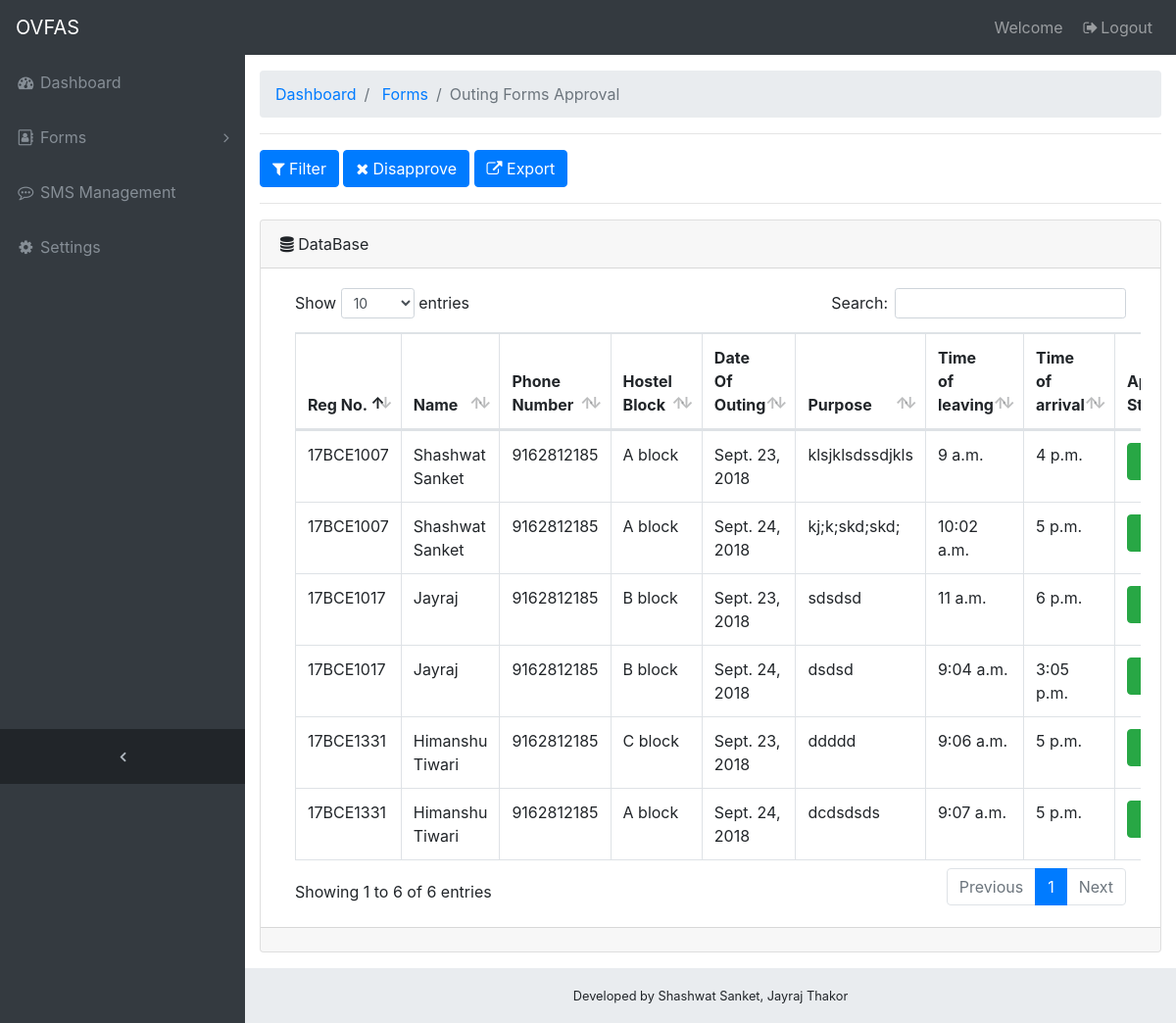
/ov/outingapproval/, run on the app's committed database.
### ov/models.py (models this page shows, shortened)
class OutingForm(models.Model):
    reg_no_regex = RegexValidator(regex=r'\d{2}[a-zA-Z]{3}\d{4}', message="Registation number should be like 17BCE1007")
    registration_no=models.CharField(validators=[reg_no_regex],max_length=9)
    name=models.CharField(max_length=100)
    mess_type=models.CharField(max_length=100)
    phone_regex = RegexValidator(regex=r'^\d{10}$', message="Phone number should be up to 10 digits only")
    student_phone_number=models.CharField(validators=[phone_regex],max_length=13,default='')
    parent_phone_number=models.CharField(validators=[phone_regex],max_length=13,default='')
    hostel_block=models.ForeignKey(HostelBlock,on_delete=models.SET_NULL,null=True)
    date_of_outing=models.DateField(null=True)
    time_of_leaving=models.TimeField(blank=False)
    time_of_arrival=models.TimeField(blank=False)
    viiting_address=models.TextField()
    purpose_of_leaving=models.CharField(max_length=250)
    permanent_address=models.TextField()
    is_approved=models.BooleanField(default=False)

class HostelBlock(models.Model):
    block_name=models.CharField(max_length=100)
    def __str__(self):
        return(self.block_name)

### ov/views.py (the view)
# urls.py: path('outingapproval/',views.OutingApproval,name="outing-approval"),
def OutingApproval(request):
    forms=OutingForm.objects.filter(is_approved=False)
    p_ids=[i.id for i in forms]
    p_ids=str(p_ids)
    context={
        'forms':forms,
        'p_ids':p_ids,
    }
    return render(request,'ov/outingformview.html',context)

### ov/templates/ov/outingformview.html (shortened to what this page needs)
{% extends 'ov/base1.html' %}
{% block body %}
<div class="content-wrapper">
<div class="container-fluid">
    <ol class="breadcrumb">
        <li class="breadcrumb-item">
          <a href="{% url 'ov:warden' %}">Dashboard</a>
        </li>
        <li class="breadcrumb-item">
          <a href="{% url 'ov:warden' %}">Forms</a>
        </li>
        <li class="breadcrumb-item active">Outing Forms Approval</li>
      </ol>
      <hr>
      <a class="btn btn-primary btn-md" href="{% url 'ov:filter-forms'%}" ><span class="fa fa-filter"></span> Filter</a>  <a class="btn btn-primary btn-md" href="{% url 'ov:outing-dapproval'%}" ><span class="fa fa-close"></span> Disapprove</a> <a class="btn btn-primary btn-md" href="{% url 'ov:export-outing' p_ids %}" ><span class="fa fa-external-link"></span> Export</a>
      <hr>
      <div class="card mb-3">
        <div class="card-header">
          <i class="fa fa-database"></i> DataBase
        </div>
          <div class="card-body">
          <div class="table-responsive">
            <table class="table table-bordered" id="dataTable" width="100%" cellspacing="0">
              <thead>
                <tr>
                  <th>Reg No.</th>
                  <th>Name</th>
                  <th>Phone Number</th>
                  <th>Hostel Block</th>
                  <th>Date Of Outing</th>
                  <th>Purpose</th>
                  <th>Time of leaving</th>
                  <th>Time of arrival</th>
                  <th>Approve Status</th>
                </tr>
              </thead>
              <tbody>
                {% for i in forms %}
                <tr id="{{i.pk}}">
                  <td>{{i.registration_no}}</td>
                  <td>{{i.name}}</td>
                  <td>{{i.student_phone_number}}</td>
                  <td>{{i.hostel_block}}</td>
                  <td>{{i.date_of_outing}}</td>
                  <td>{{i.purpose_of_leaving}}</td>
                  <td>{{i.time_of_leaving}}</td>
                  <td>{{i.time_of_arrival}}</td>
                  <td id="approve"><button class="btn btn-success btn-md" id="to_approve{{i.pk}}" value="{{i.pk}}"> Approve</button></td>
                </tr>
                {% endfor %}
              </tbody>
            </table>
          </div>
      </div>
      <div class="card-footer small text-muted" id="total"></div>
    </div>
</div>
</div>
{% endblock%}

### ov/templates/ov/base1.html (shortened to what this page needs)
<!DOCTYPE html>
<html lang="en">
<head>
  {% load staticfiles %}
  <link href='{% static "vendor/bootstrap/css/bootstrap.min.css" %}' rel="stylesheet">
  <link href='{% static "vendor/font-awesome/css/font-awesome.min.css" %}' rel="stylesheet" type="text/css">
  <link href='{% static "vendor/datatables/dataTables.bootstrap4.css" %}' rel="stylesheet">
  <link href='{% static "css/sb-admin.css" %}' rel="stylesheet">
</head>
<body class="fixed-nav sticky-footer bg-dark" id="page-top">
  <nav class="navbar navbar-expand-lg navbar-dark bg-dark fixed-top" id="mainNav">
    <a class="navbar-brand" href="{% url 'ov:warden' %}">OVFAS</a>
    <div class="collapse navbar-collapse" id="navbarResponsive">
      <ul class="navbar-nav navbar-sidenav" id="exampleAccordion">
        <li class="nav-item" data-toggle="tooltip" data-placement="right" title="Dashboard">
          <a class="nav-link" href="{% url 'ov:warden' %}">
            <i class="fa fa-fw fa-dashboard"></i>
            <span class="nav-link-text">Dashboard</span>
          </a>
        </li>
        <li class="nav-item" data-toggle="tooltip" data-placement="right" title="Contact Management">
          <a class="nav-link nav-link-collapse collapsed" data-toggle="collapse" href="#collapseComponents1" data-parent="#exampleAccordion">
            <i class="fa fa-fw fa fa-address-book-o"></i>
            <span class="nav-link-text">Forms</span>
          </a>
        </li>
        <li class="nav-item" data-toggle="tooltip" data-placement="right" title="Tables">
          <a class="nav-link" href="#">
            <i class="fa fa-fw fa fa-commenting-o"></i>
            <span class="nav-link-text">SMS Management</span>
          </a>
        </li>
        <li class="nav-item" data-toggle="tooltip" data-placement="right" title="Tables">
          <a class="nav-link" href="#">
            <i class="fa fa-fw fa-cog"></i>
            <span class="nav-link-text">Settings</span>
          </a>
        </li>
      </ul>
      <ul class="navbar-nav sidenav-toggler">
        <li class="nav-item">
          <a class="nav-link text-center" id="sidenavToggler">
            <i class="fa fa-fw fa-angle-left"></i>
          </a>
        </li>
      </ul>
      <ul class="navbar-nav ml-auto">
        <li class="nav-item">
          <a class="nav-link" data-toggle="modal" data-target="#exampleModal">
              Welcome &nbsp;&nbsp;&nbsp;<i class="fa fa-fw fa-sign-out"></i>Logout</a>
        </li>
      </ul>
    </div>
  </nav>
    <footer class="sticky-footer">
      <div class="container">
        <div class="text-center">
          <small>Developed by Shashwat Sanket, Jayraj Thakor</small>
        </div>
      </div>
    </footer>
    {% block body %}
{% endblock %}
</body>
</html>

### ov/templates/ov/form-template1.html (shortened to what this page needs)
{% load widget_tweaks %}

### ov/static/css/sb-admin.css (style rules this page uses)
html { position: relative; min-height: 100%; }
body { overflow-x: hidden; }
body.sticky-footer { margin-bottom: 56px; }
body.sticky-footer .content-wrapper { min-height: calc(100vh - 56px - 56px); }
body.fixed-nav { padding-top: 56px; }
.content-wrapper { min-height: calc(100vh - 56px); padding-top: 1rem; }
#mainNav .navbar-collapse { overflow: auto; max-height: 75vh; }
#mainNav .navbar-collapse .navbar-nav .nav-item .nav-link { cursor: pointer; }
#mainNav .navbar-collapse .navbar-sidenav .nav-link-collapse:after { float: right; content: '\f107'; font-family: 'FontAwesome'; }
#mainNav .navbar-collapse .navbar-sidenav .nav-link-collapse.collapsed:after { content: '\f105'; }
#mainNav .navbar-collapse .sidenav-toggler { display: none; }
@media (min-width: 992px) { #mainNav .navbar-brand { width: 250px; } }
@media (min-width: 992px) { #mainNav .navbar-collapse { overflow: visible; max-height: none; } }
@media (min-width: 992px) { #mainNav .navbar-collapse .navbar-sidenav { position: absolute; top: 0; left: 0; -webkit-flex-direction: column; -ms-flex-direction: column; flex-direction: column; margin-top: 56px; } }
@media (min-width: 992px) { #mainNav .navbar-collapse .navbar-sidenav > .nav-item { width: 250px; padding: 0; } }
@media (min-width: 992px) { #mainNav .navbar-collapse .navbar-sidenav > .nav-item > .nav-link { padding: 1em; } }
#mainNav.fixed-top .sidenav-toggler { display: none; }
@media (min-width: 992px) { #mainNav.fixed-top .navbar-sidenav { height: calc(100vh - 112px); } }
@media (min-width: 992px) { #mainNav.fixed-top .sidenav-toggler { position: absolute; top: 0; left: 0; display: flex; -webkit-flex-direction: column; -ms-flex-direction: column; flex-direction: column; margin-top: calc(100vh - 56px); } }
@media (min-width: 992px) { #mainNav.fixed-top .sidenav-toggler > .nav-item { width: 250px; padding: 0; } }
@media (min-width: 992px) { #mainNav.fixed-top .sidenav-toggler > .nav-item > .nav-link { padding: 1em; } }
#mainNav.fixed-top.navbar-dark .sidenav-toggler { background-color: #212529; }
#mainNav.fixed-top.navbar-dark .sidenav-toggler a i { color: #adb5bd; }
.content-wrapper { overflow-x: hidden; background: white; }
@media (min-width: 992px) { .content-wrapper { margin-left: 250px; } }
#sidenavToggler i { font-weight: 800; }
#mainNav.navbar-dark .navbar-collapse .navbar-sidenav .nav-link-collapse:after { color: #868e96; }
#mainNav.navbar-dark .navbar-collapse .navbar-sidenav > .nav-item > .nav-link { color: #868e96; }
@media (min-width: 992px) { #mainNav.navbar-dark .navbar-collapse .navbar-sidenav { background: #343a40; } }
footer.sticky-footer { position: absolute; right: 0; bottom: 0; width: 100%; height: 56px; background-color: #e9ecef; line-height: 55px; }
@media (min-width: 992px) { footer.sticky-footer { width: calc(100% - 250px); } }

### data on the page
OutingForm: registration_no "17BCE1007", name "Shashwat Sanket", student_phone_number "9162812185", hostel_block "A block", date_of_outing "Sept. 23, 2018", purpose_of_leaving "klsjklsdssdjkls", time_of_leaving "9 a.m.", time_of_arrival "4 p.m.", {{ i.pk }} 4 (drawn)
OutingForm: registration_no "17BCE1007", name "Shashwat Sanket", student_phone_number "9162812185", hostel_block "A block", date_of_outing "Sept. 24, 2018", purpose_of_leaving "kj;k;skd;skd;", time_of_leaving "10:02 a.m.", time_of_arrival "5 p.m.", {{ i.pk }} 5 (drawn)
OutingForm: registration_no "17BCE1017", name "Jayraj", student_phone_number "9162812185", hostel_block "B block", date_of_outing "Sept. 23, 2018", purpose_of_leaving "sdsdsd", time_of_leaving "11 a.m.", time_of_arrival "6 p.m.", {{ i.pk }} 6 (drawn)
OutingForm: registration_no "17BCE1017", name "Jayraj", student_phone_number "9162812185", hostel_block "B block", date_of_outing "Sept. 24, 2018", purpose_of_leaving "dsdsd", time_of_leaving "9:04 a.m.", time_of_arrival "3:05 p.m.", {{ i.pk }} 7 (drawn)
OutingForm: registration_no "17BCE1331", name "Himanshu Tiwari", student_phone_number "9162812185", hostel_block "C block", date_of_outing "Sept. 23, 2018", purpose_of_leaving "ddddd", time_of_leaving "9:06 a.m.", time_of_arrival "5 p.m.", {{ i.pk }} 8 (drawn)
OutingForm: registration_no "17BCE1331", name "Himanshu Tiwari", student_phone_number "9162812185", hostel_block "A block", date_of_outing "Sept. 24, 2018", purpose_of_leaving "dcdsdsds", time_of_leaving "9:07 a.m.", time_of_arrival "5 p.m.", {{ i.pk }} 9 (drawn)
